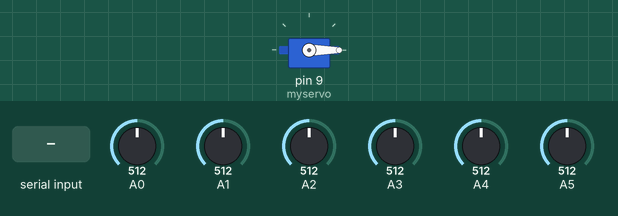
Recording of a sketch running on a simulated Arduino Uno, built with avr-gcc and run on an emulated ATmega328P. On the bench: servo. The test bench sets the inputs (shaded band); at power-on: A0 = 512, A1 = 512, A2 = 512, A3 = 512, A4 = 512, A5 = 512. What the sketch prints to the serial monitor is not drawn.

Above: at 1.2 s.
1.3 s: "90,45\n" received over Serial
At 1.7 s:
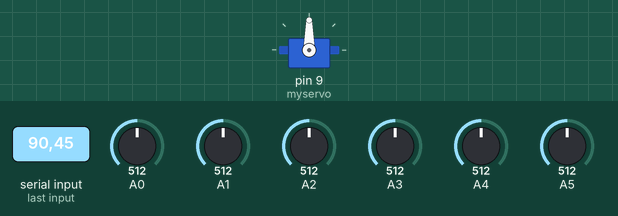
2.8 s: "30,150\n" received over Serial
At 3.8 s:
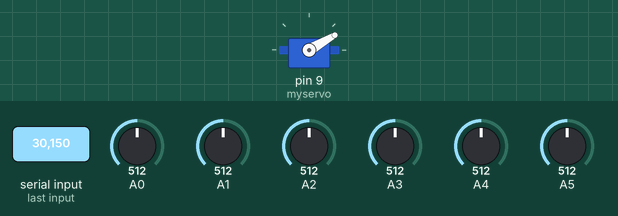
4.3 s: "200\n" received over Serial
At 5.4 s:
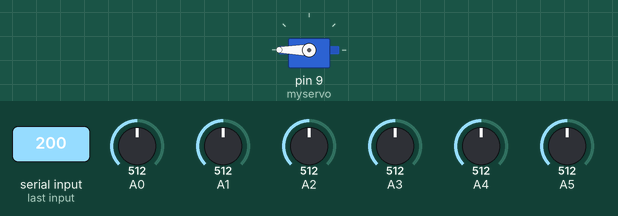
5.8 s: "5\n" received over Serial
At 7.0 s:
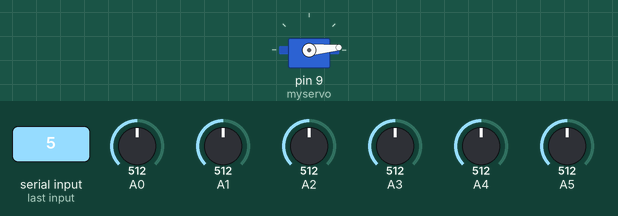
8.8 s: "90\n" received over Serial
At 9.3 s:
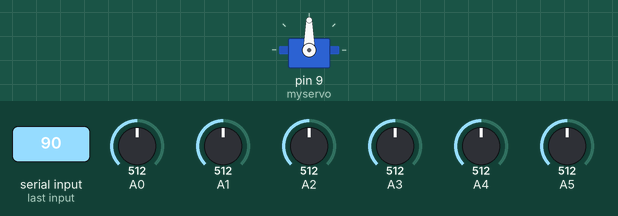
10.3 s: A0 set to 107
11.8 s: A0 set to 89
Timing chart, 0 to 14.3 s (numbered marks = the images above; inputs shaded):
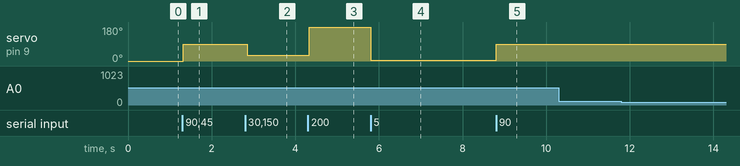

Measured:
- after the input at 1.3 s, servo on pin 9 (myservo): 0° → 90° at once
- after the input at 2.8 s, servo on pin 9 (myservo): 90° → 30° after 0.05 s
- after the input at 4.3 s, servo on pin 9 (myservo): 30° → 180° at once
- after the input at 5.8 s, servo on pin 9 (myservo): 180° → 5° at once
- after the input at 8.8 s, servo on pin 9 (myservo): 5° → 90° at once
- after the input at 10.3 s, every drawn part: stays the same
- after the input at 11.8 s, every drawn part: stays the same

The sketch:

prosthetic_arduino.ino
```cpp
#include <Wire.h>
#include <Servo.h>

Servo myservo;  // create servo object to control a servo
String command;
int sudut = 0; // variable to store the servo position

int pin0, pin1, pin2, pin3, pin4, pin5, pin6;
String string_hasil = "";
void setup() {
  // put your setup code here, to run once:
  Serial.begin(9600);

  myservo.attach(9);
}

void loop() {
  // put your main code here, to run repeatedly:
  string_hasil = "";
  pin0 = analogRead(A0);
  string_hasil += "A0 " + String(pin0) + " ";
  pin1 = analogRead(A1);
  string_hasil += "A1 " + String(pin1) + " ";
  pin2 = analogRead(A2);
  string_hasil += "A2 " + String(pin2) + " ";
  pin3 = analogRead(A3);
  string_hasil += "A3 " + String(pin3) + " ";
  pin4 = analogRead(A4);
  string_hasil += "A4 " + String(pin4) + " ";
  pin5 = analogRead(A5);
  string_hasil += "A5 " + String(pin5);
  Serial.println(string_hasil);

  if (Serial.available()) {
    command = Serial.readStringUntil('\n');
    command.trim();
    sudut = command.toInt();
    Serial.println(sudut);
    //myservo.write(sudut);
  }
  myservo.write(sudut);

  delay(10);
}
```
